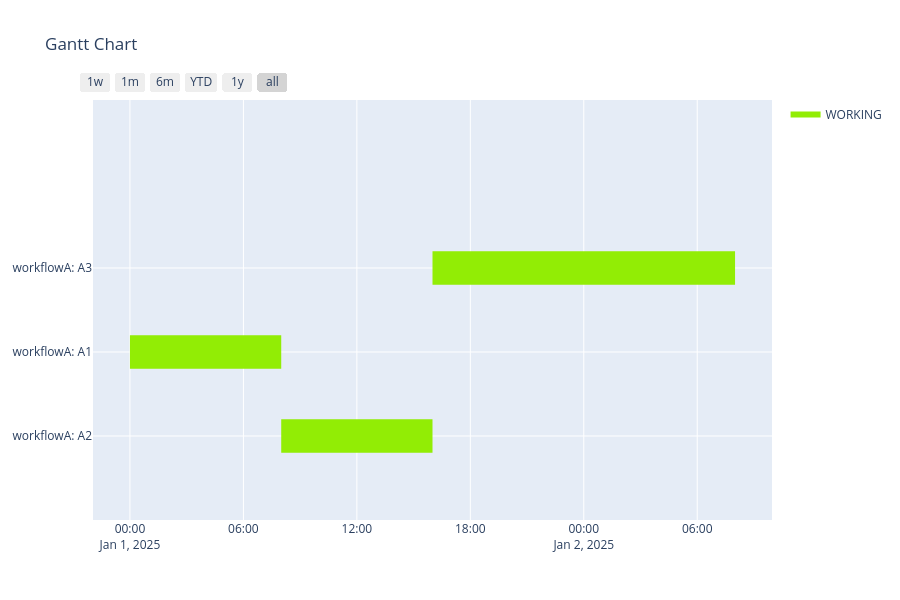

Notebook cell for this chart:
### Code cell
workflowA.create_gantt_plotly(project.init_datetime, project.unit_timedelta).show()

### Figure 1 — Plotly figure (JSON) as saved in the notebook; plotly's stock layout.template omitted (floating-point values rounded to 4 significant figures)
{"data": [{"fill": "toself", "fillcolor": "rgb(146, 237, 5)", "hoverinfo": "name", "legendgroup": "rgb(146, 237, 5)", "mode": "none", "name": "WORKING", "type": "scatter", "x": ["2025-01-01 16:00:00", "2025-01-02 08:00:00", "2025-01-02 08:00:00", "2025-01-01 16:00:00", "2025-01-01 16:00:00", "2025-01-01 00:00:00", "2025-01-01 08:00:00", "2025-01-01 08:00:00", "2025-01-01 00:00:00", "2025-01-01 00:00:00", "2025-01-01 08:00:00", "2025-01-01 16:00:00", "2025-01-01 16:00:00", "2025-01-01 08:00:00"], "y": [1.8, 1.8, 2.2, 2.2, null, 0.8, 0.8, 1.2, 1.2, null, -0.2, -0.2, 0.2, 0.2]}, {"legendgroup": "rgb(146, 237, 5)", "marker": {"color": "rgb(146, 237, 5)", "opacity": 0, "size": 1}, "mode": "markers", "name": "", "showlegend": false, "text": [null, null, null, null, null, null], "type": "scatter", "x": ["2025-01-01 16:00:00", "2025-01-02 08:00:00", "2025-01-01 00:00:00", "2025-01-01 08:00:00", "2025-01-01 08:00:00", "2025-01-01 16:00:00"], "y": [2, 2, 1, 1, 0, 0]}], "layout": {"height": 600, "hovermode": "closest", "showlegend": true, "title": {"text": "Gantt Chart"}, "xaxis": {"rangeselector": {"buttons": [{"count": 7, "label": "1w", "step": "day", "stepmode": "backward"}, {"count": 1, "label": "1m", "step": "month", "stepmode": "backward"}, {"count": 6, "label": "6m", "step": "month", "stepmode": "backward"}, {"count": 1, "label": "YTD", "step": "year", "stepmode": "todate"}, {"count": 1, "label": "1y", "step": "year", "stepmode": "backward"}, {"step": "all"}]}, "showgrid": true, "type": "date", "zeroline": false}, "yaxis": {"autorange": false, "range": [-1, 4], "showgrid": true, "ticktext": ["workflowA: A2", "workflowA: A1", "workflowA: A3"], "tickvals": [0, 1, 2], "zeroline": false}}}
